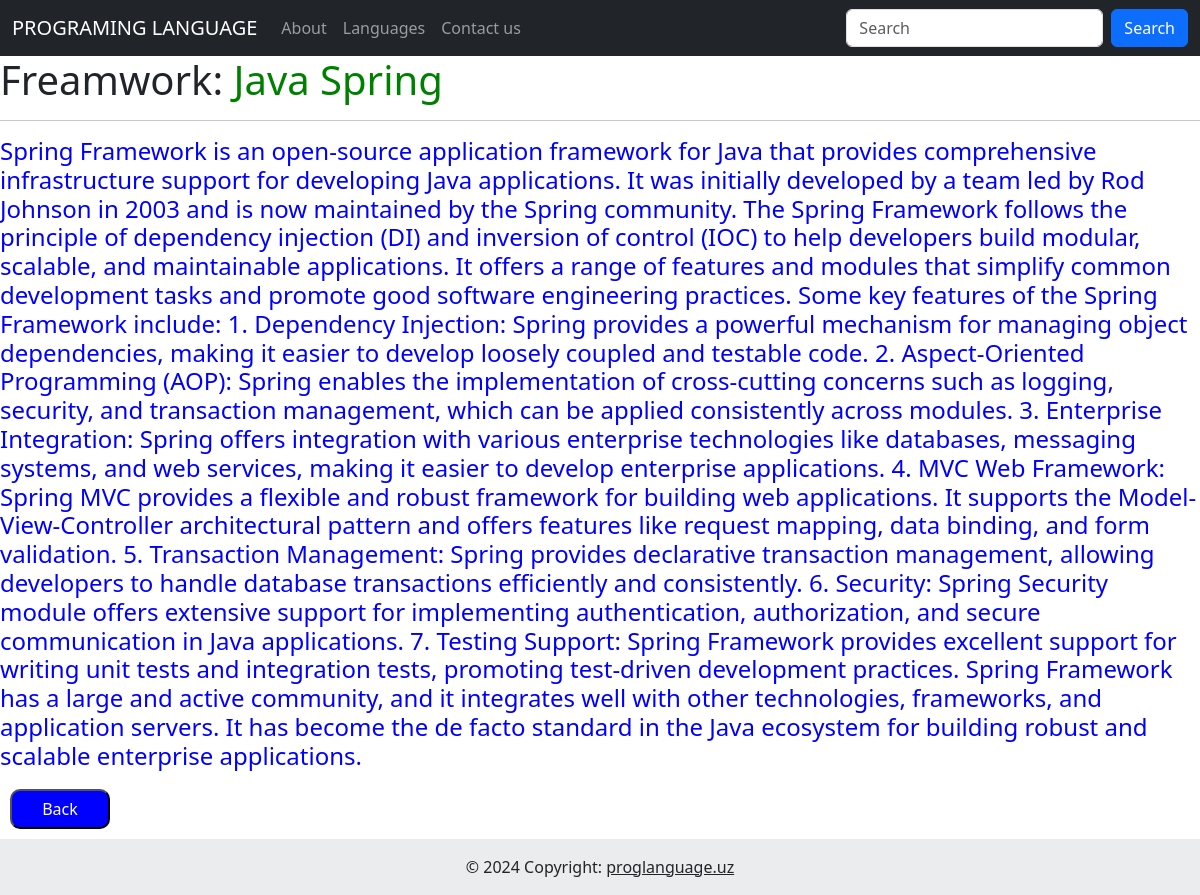
/languages/fw/2, run on the app's committed database.
### app_languages/models.py (models this page shows, shortened)
class Freamworks(models.Model):
    fw_name = models.CharField(max_length=50, verbose_name="Freamwork name")
    fw_info = models.CharField(max_length=255, verbose_name="Freamwork info")
    language = models.ForeignKey(Languages, on_delete=models.CASCADE)
    class Meta:
        db_table = 'freamworks'
        verbose_name = 'FREAMWORKS'

### app_languages/views.py (the view)
# urls.py: path('languages/fw/<int:pk>', fw_info, name='fw_url'),
def fw_info(request, pk):
    info = Freamworks.objects.get(id=pk)
    return render(request, 'fw_info.html', context={'info': info})

### templates/fw_info.html
{% extends 'base.html' %}
{% load static %}
{% block content %}
    <h1>Freamwork: <span style="color: green;">{{ info.fw_name}}</span></h1>
    <hr>
    <h4 style="color: blue;">{{ info.fw_info }}</h4>
    <button style="border-radius:10px; margin: 10px; width: 100px; height: 40px; background-color: blue;"><a style="text-decoration:none; color: white;" href={% url 'languages' %}>Back</a></button>
{% endblock %}

### data on the page
Freamworks: fw_name "Java Spring", fw_info "Spring Framework is an open-source application framework for Java that provides comprehensive infrastructure support for developing Java applications. It was initially developed by a team led by Rod Johnson in 2003 and is now maintained by the Spring community. The Spring Framework follows the principle of dependency injection (DI) and inversion of control (IOC) to help developers build modular, scalable, and maintainable applications. It offers a range of features and modules that simplify common development tasks and promote good software engineering practices. Some key features of the Spring Framework include: 1. Dependency Injection: Spring provides a powerful mechanism for managing…"
